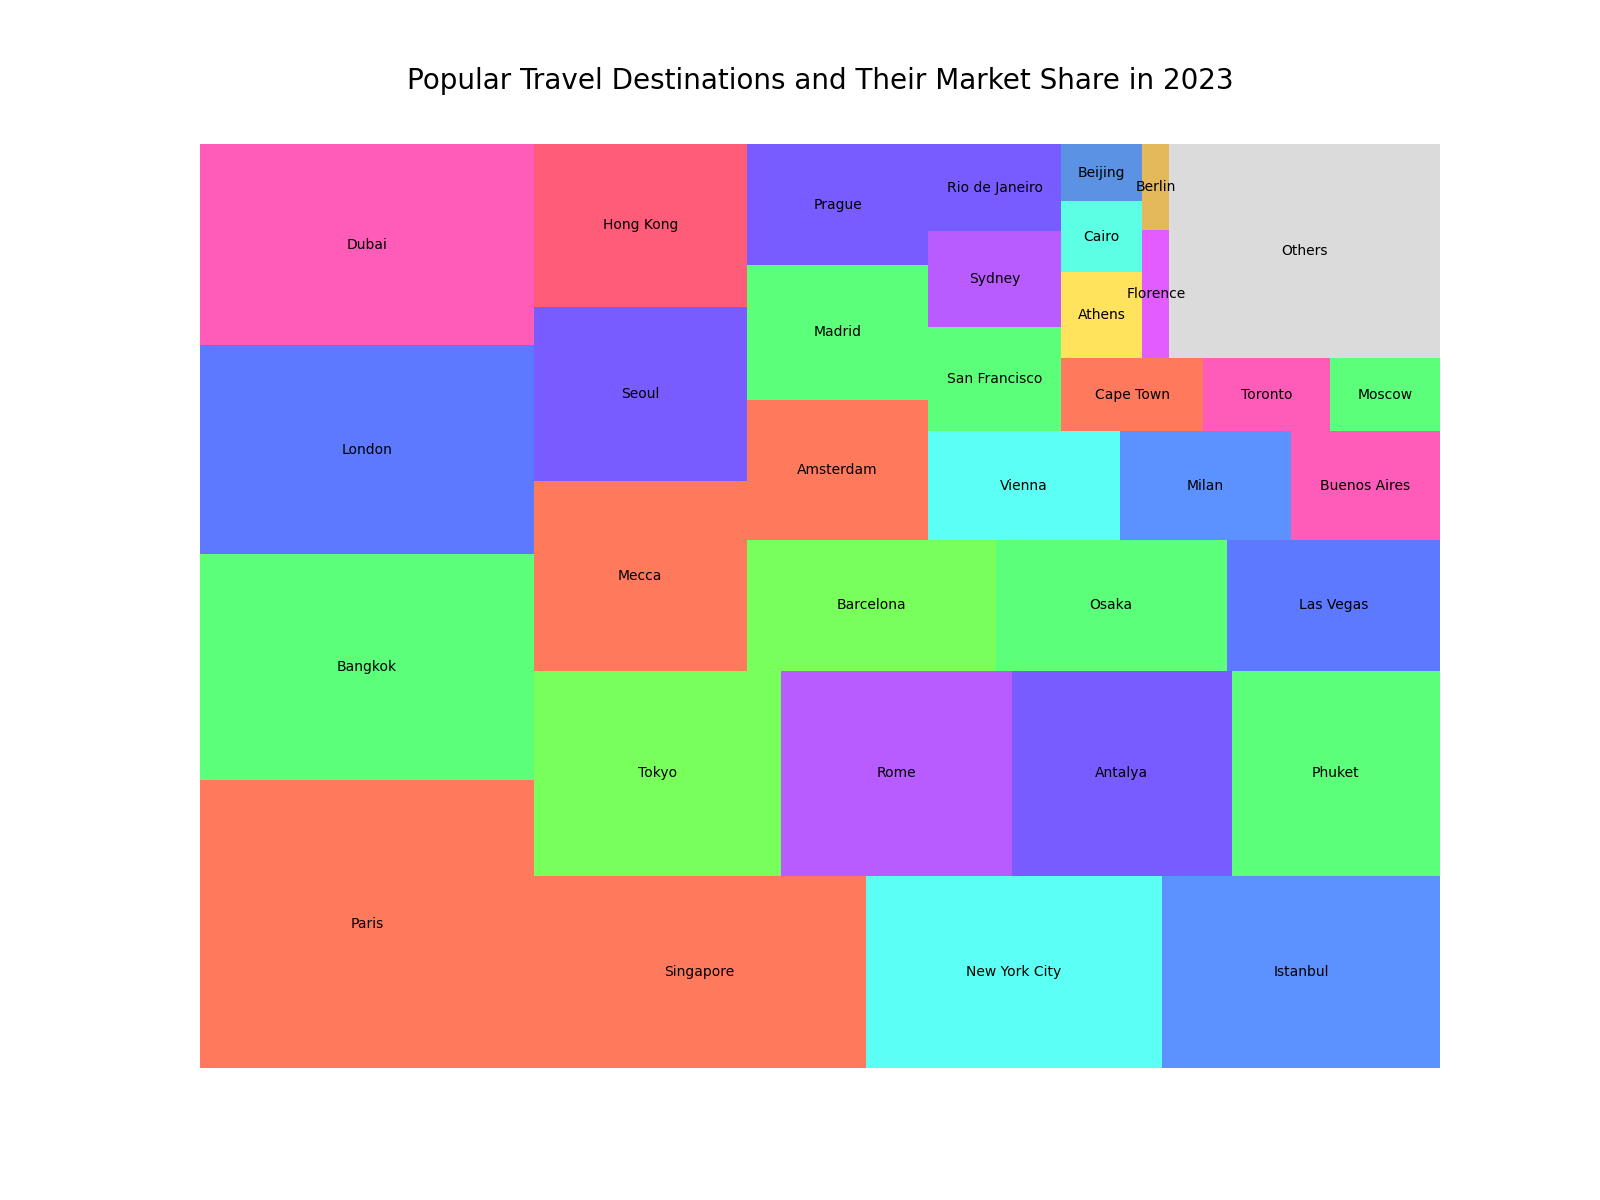

Source code (Python):

import matplotlib.pyplot as plt
import squarify

# Data points
destinations = ['Paris', 'Bangkok', 'London', 'Dubai', 'Singapore', 'New York City', 'Istanbul', 
                'Tokyo', 'Rome', 'Antalya', 'Phuket', 'Mecca', 'Seoul', 'Hong Kong', 'Barcelona', 
                'Osaka', 'Las Vegas', 'Amsterdam', 'Madrid', 'Prague', 'Vienna', 'Milan', 
                'Buenos Aires', 'San Francisco', 'Sydney', 'Rio de Janeiro', 'Cape Town', 
                'Toronto', 'Moscow', 'Athens', 'Cairo', 'Beijing', 'Florence', 'Berlin', 'Others']
market_share = [8.3, 6.5, 6.0, 5.8, 5.5, 4.9, 4.6, 4.4, 4.1, 3.9, 3.7, 3.5, 3.2, 3.0, 2.8, 
                2.6, 2.4, 2.2, 2.1, 1.9, 1.8, 1.6, 1.4, 1.2, 1.1, 1.0, 0.9, 0.8, 0.7, 0.6, 
                0.5, 0.4, 0.3, 0.2, 5.0]

# Color scheme
colors = ['#FF5733', '#33FF57', '#3357FF', '#FF33A8', '#FF5733', '#33FFF0', '#3377FF', 
          '#57FF33', '#A833FF', '#5733FF', '#33FF57', '#FF5733', '#5733FF', '#FF3357', 
          '#57FF33', '#33FF57', '#3357FF', '#FF5733', '#33FF57', '#5733FF', '#33FFF0', 
          '#3377FF', '#FF33A8', '#33FF57', '#A833FF', '#5733FF', '#FF5733', '#FF33A8', 
          '#33FF57', '#FFDD33', '#33FFDD', '#3377DD', '#DD33FF', '#DDA833', '#D3D3D3']

plt.figure(figsize=(16, 12))
squarify.plot(sizes=market_share, label=destinations, color=colors, alpha=0.8)

# Chart details
plt.title('Popular Travel Destinations and Their Market Share in 2023', fontsize=20, y=1.05)
plt.axis('off')

plt.show()
